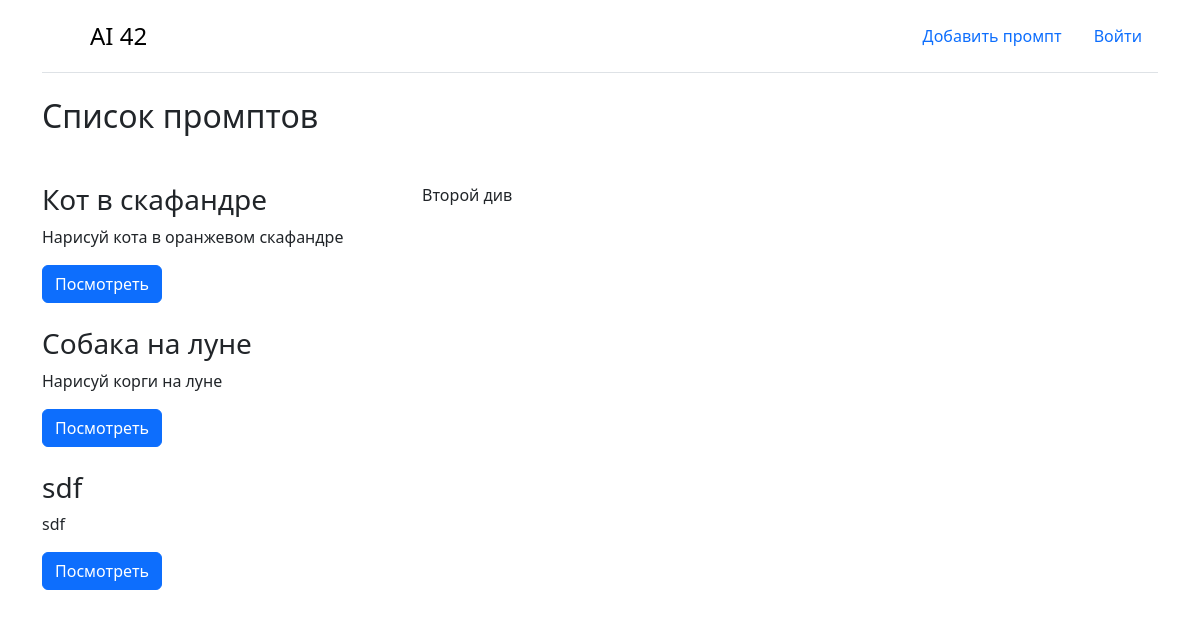
The app's page /, older data.
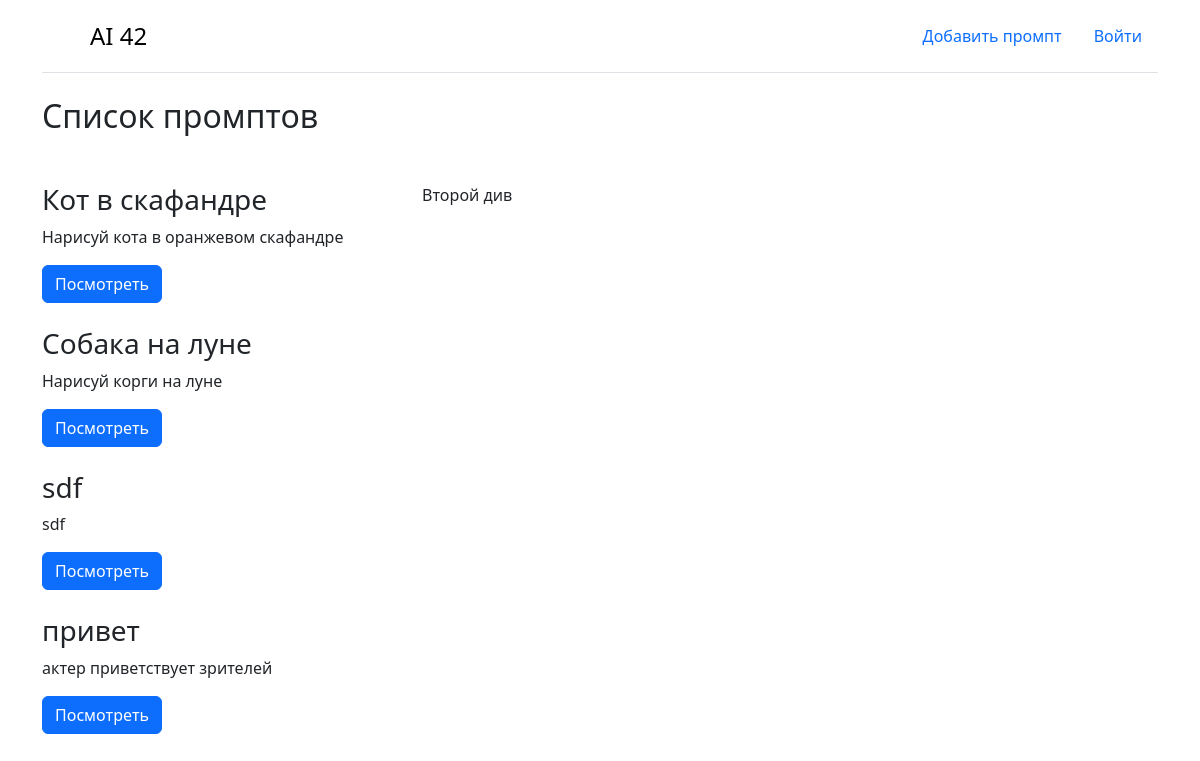
The same page, newer data.
### core/models.py (models this page shows, shortened)
class Prompt(models.Model):
    name = models.CharField(max_length=255, verbose_name='название промпта')
    text = models.TextField(verbose_name='описание промпта')
    created_at = models.DateTimeField(auto_now=True, verbose_name='дата создания')
    class Meta:
        verbose_name = 'Промпт'
        verbose_name_plural = 'Промпты'

### core/views.py (the view)
# urls.py: path('', main),
def main(request):
    prompts = Prompt.objects.all()
    context = {'prompts': prompts}
    return render(request, 'main.html', context)

### templates/main.html
{% extends 'base.html' %}
{% block content %}
<h2>Список промптов</h2>
<div class="row mt-5">
    <div class="col-md-4">
        {% for prompt in prompts %}
        <div class="mb-4">
            <h3>{{ prompt.name }}</h3>
            <p>{{ prompt.text }}</p>
            <a class="btn btn-primary" href="{% url 'prompt_detail' prompt.id %}" role="button">Посмотреть</a>
        </div>
        {% endfor %}
    </div>
    <div class="col-md-8">Второй див</div>
</div>
{% endblock %}

### templates/base.html (shortened to what this page needs)
<!DOCTYPE html>
<html lang="en">
<head>
    <link href="https://cdn.jsdelivr.net/npm/bootstrap@5.3.8/dist/css/bootstrap.min.css" rel="stylesheet"
>
</head>
<body>
<div class="container">
    <header class="d-flex flex-wrap justify-content-center py-3 mb-4 border-bottom">
        <a href="/" class="d-flex align-items-center mb-3 mb-md-0 me-md-auto link-body-emphasis text-decoration-none">
            <svg class="bi me-2" width="40" height="32" aria-hidden="true">
                <use xlink:href="#bootstrap"></use>
            </svg>
            <span class="fs-4">AI 42 </span> </a>
        <ul class="nav nav-pills">
            <li class="nav-item"><a href="{% url 'add_prompt' %}" class="nav-link">Добавить промпт</a></li>
            {% if request.user.is_authenticated %}
            <li class="nav-item">{{ request.user.username }}</li>
            <li class="nav-item"><a href="{% url 'logout' %}"  class="nav-link">Выйти</a></li>
            {% else %}
            <li class="nav-item"><a href="{% url 'login' %}"  class="nav-link">Войти</a></li>
            {% endif %}
        </ul>
    </header>
        {% block content %}
        {% endblock %}
</div>
</body>
</html>

Row changes from the older to the newer data that the page shows:
added Prompt: name "привет", text "актер приветствует зрителей"
